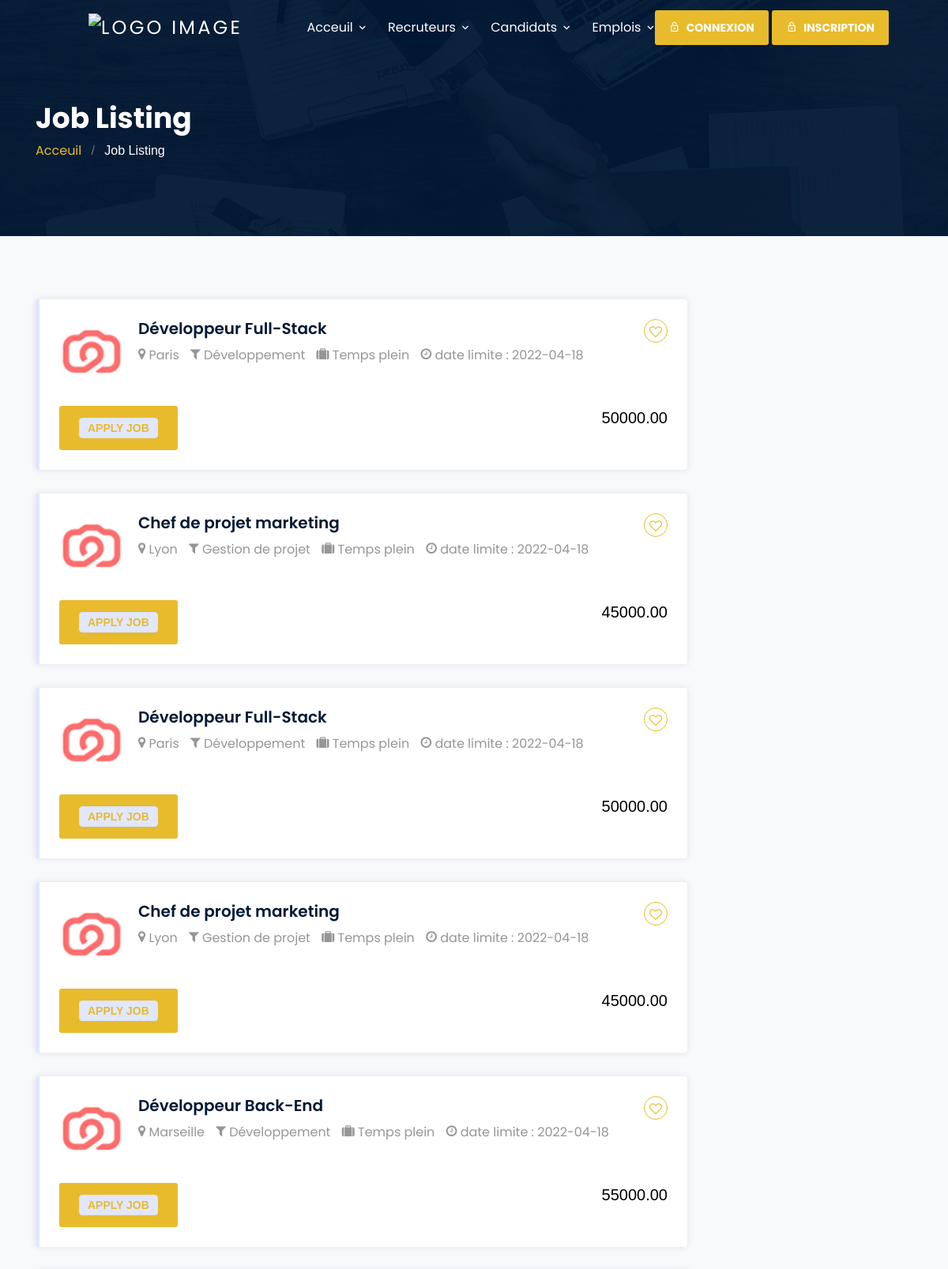
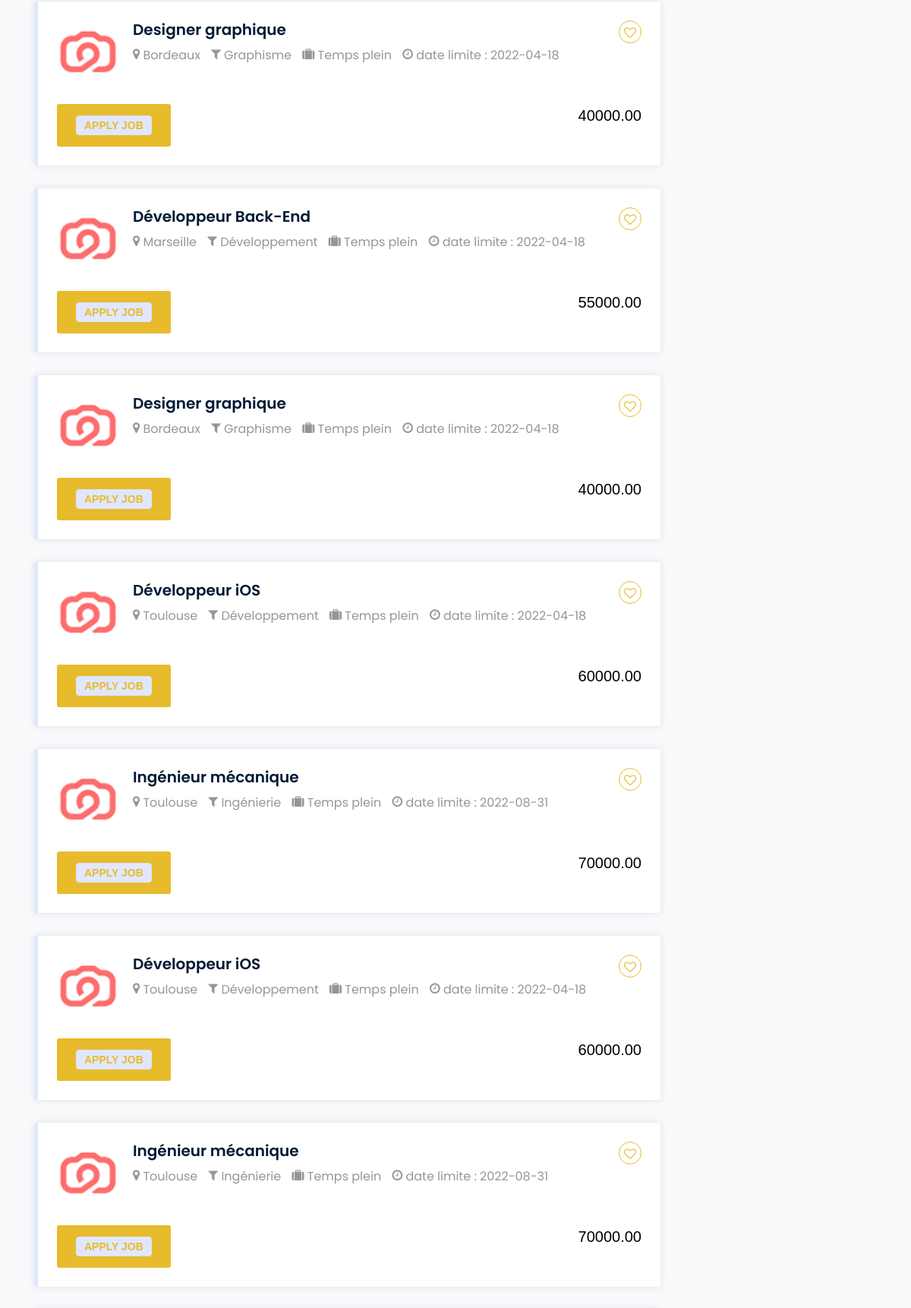
Page /job-listing.php (upper part) on the committed database (2 pictures, top to bottom).
### tables this page shows
CREATE TABLE `offres_emploi` (
  `id` int(10) UNSIGNED NOT NULL,
  `id_recruteur` int(10) UNSIGNED NOT NULL,
  `titre` varchar(255) NOT NULL,
  `description` text NOT NULL,
  `date_publication` date NOT NULL,
  `date_limite` date NOT NULL,
  `ville_offre` varchar(255) NOT NULL,
  `salaire` decimal(10,2) DEFAULT NULL,
  `email_recruteur` varchar(45) DEFAULT NULL,
  `type_travail` varchar(45) DEFAULT NULL,
  `experience` varchar(45) DEFAULT NULL,
  `niveau_etude` varchar(45) DEFAULT NULL,
  `nom_industrie` varchar(45) DEFAULT NULL,
  `categorie_travail` varchar(45) DEFAULT NULL,
  `images` varchar(45) DEFAULT NULL,
  `nom_societe` varchar(45) DEFAULT NULL,
  `site_internet` varchar(45) DEFAULT NULL,
  `numero_telephone` varchar(45) DEFAULT NULL,
  `email_entreprise` varchar(45) DEFAULT NULL,
  `adresse_entreprise` varchar(45) DEFAULT NULL
);

CREATE TABLE `cv` (
  `id` int(10) UNSIGNED NOT NULL,
  `id_candidat` int(10) UNSIGNED NOT NULL,
  `titre_profession` varchar(255) NOT NULL,
  `description` text NOT NULL,
  `fichier_cv` varchar(255) NOT NULL,
  `date_creation` date NOT NULL,
  `age` varchar(45) DEFAULT NULL,
  `ville` varchar(45) DEFAULT NULL,
  `sexe` varchar(45) DEFAULT NULL,
  `type_travail` varchar(45) DEFAULT NULL,
  `experience` varchar(45) DEFAULT NULL,
  `image` varchar(45) DEFAULT NULL
);

### fonctions.php (called while the page is built, shortened)
<?php
function getOffresEmploi() {
  require 'config_bd.php';
  $conn = new mysqli($host, $utilisateur, $mot_de_passe, $base_de_donnees);
  $sql = "SELECT offres_emploi.*, cv.titre_profession, cv.description, cv.fichier_cv, cv.ville, cv.sexe, cv.type_travail, cv.experience FROM offres_emploi INNER JOIN recruteurs ON offres_emploi.id_recruteur = recruteurs.id INNER JOIN utilisateurs ON utilisateurs.id_candidat_ou_recruteur = recruteurs.id INNER JOIN cv ON utilisateurs.id_candidat_ou_recruteur = cv.id_candidat";
  $result = $conn->query($sql);
  $offres_emploi = array();
  if ($result->num_rows > 0) {
    while($row = $result->fetch_assoc()) {
      $offre_emploi = array(
        "id" => $row["id"],
        "id_recruteur" => $row["id_recruteur"],
        "titre" => $row["titre"],
        "description" => $row["description"],
        "date_publication" => $row["date_publication"],
        "date_limite" => $row["date_limite"],
        "ville_offre" => $row["ville_offre"],
        "salaire" => $row["salaire"],
        "email_recruteur" => $row["email_recruteur"],
        "type_travail" => $row["type_travail"],
        "experience" => $row["experience"],
        "niveau_etude" => $row["niveau_etude"],
        "nom_industrie" => $row["nom_industrie"],
        "categorie_travail" => $row["categorie_travail"],
        "images" => $row["images"],
        "nom_societe" => $row["nom_societe"],
        "site_internet" => $row["site_internet"],
        "numero_telephone" => $row["numero_telephone"],
        "email_entreprise" => $row["email_entreprise"],
        "adresse_entreprise" => $row["adresse_entreprise"],
        "titre_profession" => $row["titre_profession"],
        "description_cv" => $row["description"],
        "fichier_cv" => $row["fichier_cv"],
        "ville_cv" => $row["ville"],
        "sexe_cv" => $row["sexe"],
        "type_travail_cv" => $row["type_travail"],
        "experience_cv" => $row["experience"]
      );
      array_push($offres_emploi, $offre_emploi);
    }
  }
  return $offres_emploi;
}
?>

### job-listing.php (the view, shortened to what this page needs)
<?php require 'fonctions.php'?>
<!DOCTYPE html>
<html lang="en">
<head>
  <link rel="stylesheet" href="css/custom-bs.css">
  <link rel="stylesheet" href="css/bootstrap-select.min.css">
  <link rel="stylesheet" href="fonts/icomoon/style.css">
  <link rel="stylesheet" href="fonts/line-icons/style.css">
  <link rel="stylesheet" href="css/owl.carousel.min.css">
  <link rel="stylesheet" href="css/owl.theme.default.min.css">
  <link rel="stylesheet" href="css/animate.css">
  <link rel="stylesheet" href="css/fontawesome.min.css">
  <link rel="stylesheet" href="css/style.css">
</head>
<body>
  <div class="site-wrap">
    <header class="site-navbar" id="mynavbarst">
      <div class="container-fluid">
        <div class="row align-items-center">
          <div class="site-logo col-6"><a href="index-2.html"> <img src="images/" class="img-responsive" alt="Logo Image"></a></div>
          <nav class="mx-auto site-navigation">
            <ul class="site-menu js-clone-nav d-none d-xl-block ml-0 pl-0">
              <li class="has-children">
                <a href="index.php" class="nav-link">Acceuil</a>
              </li>
              <li class="has-children">
                <a href="#">Recruteurs</a>
             </li>
             <li class="has-children">
              <a href="#">Candidats</a>
            </li>
            <li class="has-children">
              <a href="#">Emplois</a>
            </li>
         </ul>
       </nav>
       <div class="right-cta-menu text-right d-flex aligin-items-center col-6">
       <div class="ml-auto">
<?php
if(isset($_SESSION['id'])) {
echo '
<form method="post">
<div class="form-group">
<button type="submit" name="deconnexion" class="theme-btn btn-style-four border-width-2 d-none d-lg-inline-block">Déconnexion</button>
</div>
</form>
';
} else {
echo '
<a href="connexioncandidat.php" class="theme-btn btn-style-four border-width-2 d-none d-lg-inline-block"><span class="mr-2 icon-lock_outline"></span>Connexion</a><span>   </span><a href="inscription-recr.php"  class="theme-btn btn-style-four border-width-2 d-none d-lg-inline-block"><span class="mr-2 icon-lock_outline"></span>Inscription</a>
';
}
?>
</div>
      </div>
    </div>
  </div>
</header>
<section class="section-hero overlay-2 inner-page bg-image" style="background-image: url('images/hero_1.jpg');" id="Acceuil-section">
  <div class="container">
    <div class="row">
      <div class="col-md-7">
        <h1 class="text-white font-weight-bold">Job Listing</h1>
        <div class="custom-breadcrumbs">
          <a href="index-2.html">Acceuil</a> <span class="mx-2 slash">/</span>
          <span class="text-white">Job Listing</span>
        </div>
      </div>
    </div>
  </div>
</section>
<section class="site-section bg-light">
  <div class="container">
    <div class="row">
     <div class="col-lg-9 col-md-8">
      <ul class="post-job-bx">
 <?php $datas=getOffresEmploi(); ?>
<?php foreach($datas as $data) :?>
 <li>
  <a href="job-detail.php">
   <div class="job-resp m-b30">
    <div class="job-post-company">
     <span><img src="images/logo/icon2.png"/></span>
   </div>
   <div class="job-post-info">
     <h4><?php echo $data['titre'] ?></h4>
     <ul>
      <li><span class="icon icon-map-marker"></span> <?php echo $data['ville_offre'] ?> </li>
      <li><span class="icon icon-filter"></span> <?php echo $data['categorie_travail'] ?> </li>
      <li><span class="icon icon-suitcase"></span> <?php echo $data['type_travail_cv'] ?> </li>
      <li><span class="icon icon-clock-o"></span> date limite : <?php echo $data['date_limite'] ?> </li>
    </ul>
  </div>
</div>
<div class="d-flex">
  <div class="job-time mr-auto">
  <form method='post' action='job-detail.php' >
        <button type='submit'  value'' class='theme-btn btn-style-one'><span>Apply Job</span></button>
        </form>
 </div>
 <div class="salary-bx">
   <span><?php echo $data['salaire'] ?></span>
 </div>
</div>
<span class="post-like icon icon-heart-o"></span>
</a>
</li>
<?php endforeach; ?>
</ul>
</div>
</div>
</div>
</section>
</div>
  </body>
</html>

### rows in the picture
offres_emploi: titre "Développeur Full-Stack", ville_offre "Paris", categorie_travail "Développement", cv.type_travail "Temps plein", date_limite "2022-04-18", salaire "50000.00"
offres_emploi: titre "Chef de projet marketing", ville_offre "Lyon", categorie_travail "Gestion de projet", cv.type_travail "Temps plein", date_limite "2022-04-18", salaire "45000.00"
offres_emploi: titre "Développeur Back-End", ville_offre "Marseille", categorie_travail "Développement", cv.type_travail "Temps plein", date_limite "2022-04-18", salaire "55000.00"
offres_emploi: titre "Designer graphique", ville_offre "Bordeaux", categorie_travail "Graphisme", cv.type_travail "Temps plein", date_limite "2022-04-18", salaire "40000.00"
offres_emploi: titre "Développeur iOS", ville_offre "Toulouse", categorie_travail "Développement", cv.type_travail "Temps plein", date_limite "2022-04-18", salaire "60000.00"
offres_emploi: titre "Ingénieur mécanique", ville_offre "Toulouse", categorie_travail "Ingénierie", cv.type_travail "Temps plein", date_limite "2022-08-31", salaire "70000.00"
